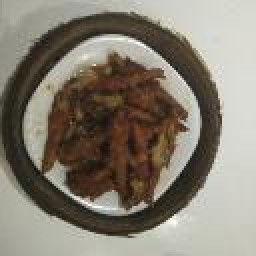
#> input picture files/food.jpg, 128 x 128 px (shown 2 times larger)
$ python -i hist.py   (imports and definitions only)   (older library calls are emulated)
#> lines starting #> are read from the running program, lines starting #| are printed output that depends on the picture
#> further down, picture is the input picture: shape (128, 128, 3); mean B, G, R 114, 126.4, 133.5
# -*- coding: utf-8 -*-
from PIL import Image
from pylab import *
import copy

# 读取图像到数组中
def hist_b(pic):
	im = array(pic)

	r = im[:,:,0]

	g = im[:,:,1]
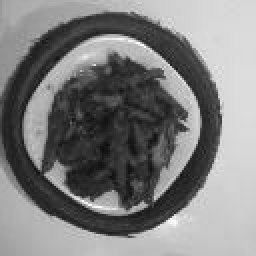
#> g: shape (128, 128) (shown 2 times larger); min 10, max 255, mean 126.4

	b = im[:,:,2]
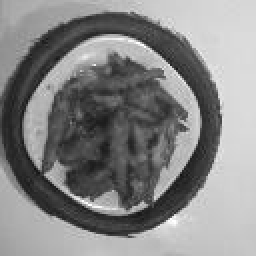
#> b: shape (128, 128) (shown 2 times larger); min 13, max 255, mean 133.5
#计算各通道直方图
	imhist_r,bins_r = histogram(r,256,normed=True)
#> imhist_r = 256 values, max 0.0161 at index 212, min 0 at index 85, mean 0.00395; bins_r = 257 values from 0 to 253
	imhist_g,bins_g = histogram(g,256,normed=True)
#> imhist_g = 256 values, max 0.02 at index 217, min 0 at index 1, mean 0.00408; bins_g = 257 values from 10 to 255
	imhist_b,bins_b = histogram(b,256,normed=True)
#> imhist_b = 256 values, max 0.0236 at index 217, min 0 at index 1, mean 0.00413; bins_b = 257 values from 13 to 255
#各通道累积分布函数
	cdf_r = imhist_r.cumsum()
#> cdf_r = 256 values from 0.000124 to 1.01
	cdf_g = imhist_g.cumsum()
#> cdf_g = 256 values from 6.38e-05 to 1.04
	cdf_b = imhist_b.cumsum()
#> cdf_b = 256 values from 6.46e-05 to 1.06
	#累计函数归一化（由0～1变换至0~255）
	cdf_r = cdf_r*255/cdf_r[-1]
#> cdf_r = 256 values from 0.0311 to 255
	cdf_g = cdf_g*255/cdf_g[-1]
#> cdf_g = 256 values from 0.0156 to 255
	cdf_b = cdf_b*255/cdf_b[-1]
#> cdf_b = 256 values from 0.0156 to 255
	cdf_m = (cdf_r+cdf_g+cdf_b)/3;
#> cdf_m = 256 values from 0.0208 to 255
	#绘制直方图均衡化之后的直方图
	im_r = interp(r.flatten(),bins_r[:256],cdf_m)
#> im_r = 16384 values, max 255 at index 13233, min 0.0208 at index 11319, mean 119.4
	im_g = interp(g.flatten(),bins_g[:256],cdf_m)
#> im_g = 16384 values, max 255 at index 2756, min 0.0208 at index 10769, mean 129.9
	im_b = interp(b.flatten(),bins_b[:256],cdf_m)
#> im_b = 16384 values, max 255 at index 2756, min 0.0208 at index 10769, mean 138.5
	#均衡化之后的通道图
	im_r = im_r.reshape([im.shape[0],im.shape[1]])
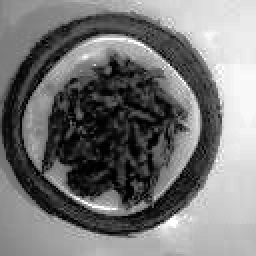
#> im_r: shape (128, 128) float64 (shown 2 times larger); min 0.0208, max 255, mean 119.4
	im_g = im_g.reshape([im.shape[0],im.shape[1]])
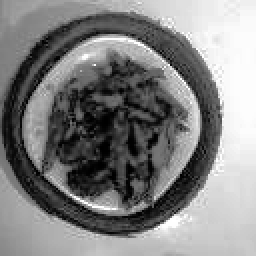
#> im_g: shape (128, 128) float64 (shown 2 times larger); min 0.0208, max 255, mean 129.9
	im_b = im_b.reshape([im.shape[0],im.shape[1]])
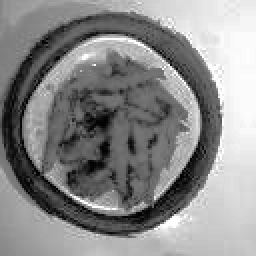
#> im_b: shape (128, 128) float64 (shown 2 times larger); min 0.0208, max 255, mean 138.5
	#均衡化之后的图像
	im_p = copy.deepcopy(im)
	im_p[:,:,0] = im_r
	im_p[:,:,1] = im_g
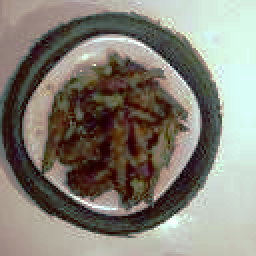
#> im_p: shape (128, 128, 3) (shown 2 times larger); mean B, G, R 118.9, 129.4, 133.5
	im_p[:,:,2] = im_b
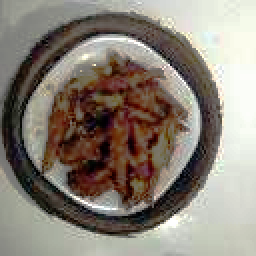
#> im_p: shape (128, 128, 3) (shown 2 times larger); mean B, G, R 118.9, 129.4, 138
	im_p = Image.fromarray(im_p)
	return im_p

>>> import cv2
>>> picture = cv2.imread('../files/food.jpg')
>>> result = hist_b(picture)
